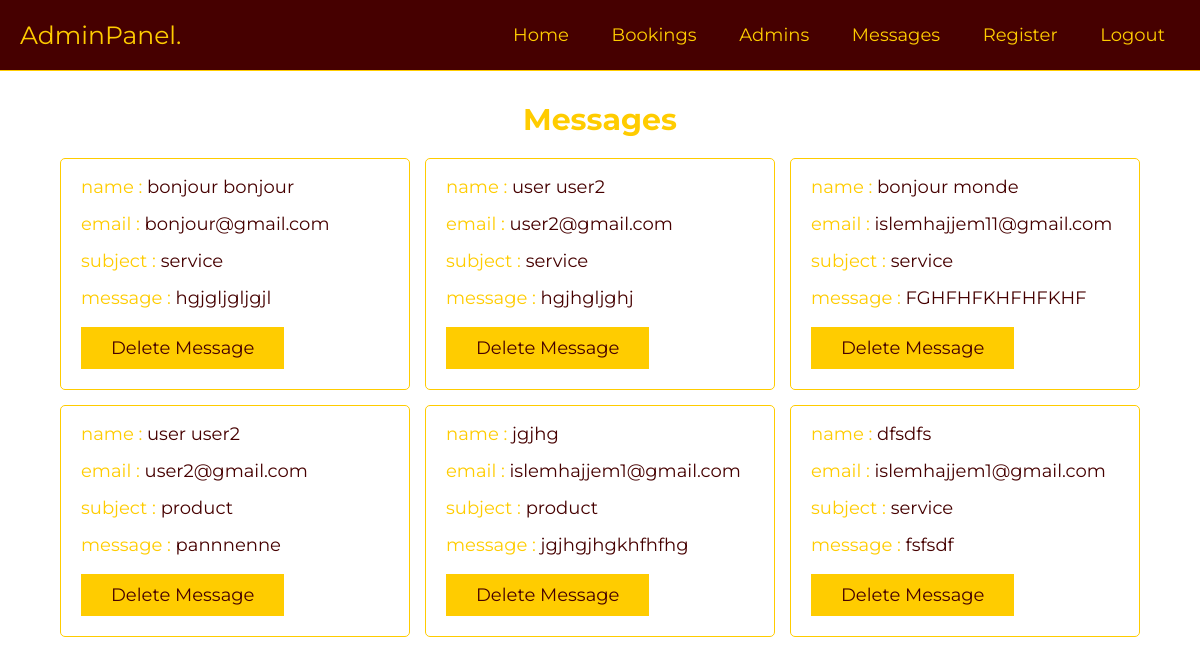
The page /messages.php (signed in) on the database its author committed.
### tables this page shows
CREATE TABLE IF NOT EXISTS `message` (
  `id_message` int NOT NULL AUTO_INCREMENT,
  `nom` varchar(100) NOT NULL,
  `email` varchar(100) NOT NULL,
  `subject` varchar(100) NOT NULL,
  `message` text NOT NULL,
  PRIMARY KEY (`id_message`)
);

### messages.php (the view, shortened to what this page needs)
<?php
include '../components/connect.php';
?>
<!DOCTYPE html>
<html lang="en">
<head>
   <link rel="stylesheet" href="https://cdnjs.cloudflare.com/ajax/libs/font-awesome/6.2.0/css/all.min.css">
   <link rel="stylesheet" href="../css/admin_style.css">
</head>
<body>
<?php include '../components/admin_header.php'; ?>
<section class="grid">
   <h1 class="heading">messages</h1>
   <div class="box-container">
   <?php
      $select_messages = $conn->prepare("SELECT * FROM `message`");
      $select_messages->execute();
      if($select_messages->rowCount() > 0){
         while($fetch_messages = $select_messages->fetch(PDO::FETCH_ASSOC)){
   ?>
   <div class="box">
      <p>name : <span><?= $fetch_messages['nom']; ?></span></p>
      <p>email : <span><?= $fetch_messages['email']; ?></span></p>
      <p>subject : <span><?= $fetch_messages['subject']; ?></span></p>
      <p>message : <span><?= $fetch_messages['message']; ?></span></p>
      <form action="" method="POST">
         <input type="submit" value="delete message" onclick="return confirm('delete this message?');" name="delete" class="btn">
      </form>
   </div>
   <?php
      }
      }
   ?>
   </div>
</section>
</body>
</html>

### admin_style.css (style rules this page uses)
:root { --white:#460000; --sub-color:#ffcc00; --main-color:#810000; --border:.1rem solid var(--sub-color); }
* { font-family: 'Montserrat', sans-serif; margin: 0; padding: 0; box-sizing: border-box; outline: none; border: none; text-decoration: none; }
html { font-size: 62.5%; overflow-x: hidden; scroll-behavior: smooth; scroll-padding-top: 2rem; }
section { padding: 3rem 2rem; max-width: 1200px; margin: 0 auto; }
.heading { margin-bottom: 2rem; text-align: center; text-transform: capitalize; color: var(--sub-color); font-size: 3rem; }
.btn { display: inline-block; cursor: pointer; padding: 1rem 3rem; font-size: 1.8rem; color: var(--white); text-align: center; text-transform: capitalize; transition: .2s linear; margin-top: 1rem; background-color: var(--sub-color); }
.grid .box-container { display: grid; grid-template-columns: repeat(auto-fit, 35rem); align-items: flex-start; justify-content: center; gap: 1.5rem; }
.grid .box-container .box { border-radius: .5rem; padding: 2rem; padding-top: 1rem; border: var(--border); overflow-x: hidden; }
.grid .box-container .box p { line-height: 1.5; padding: .5rem 0; font-size: 1.8rem; color: var(--sub-color); white-space: pre-line; text-overflow: ellipsis; overflow-x: hidden; }
.grid .box-container .box p span { color: var(--white); }

### rows shown on the page
message: nom "bonjour bonjour", email "bonjour@gmail.com", subject "service", message "hgjgljgljgjl"
message: nom "user user2", email "user2@gmail.com", subject "service", message "hgjhgljghj"
message: nom "bonjour monde", email "islemhajjem11@gmail.com", subject "service", message "FGHFHFKHFHFKHF"
message: nom "user user2", email "user2@gmail.com", subject "product", message "pannnenne"
message: nom "jgjhg", email "islemhajjem1@gmail.com", subject "product", message "jgjhgjhgkhfhfhg"
message: nom "dfsdfs", email "islemhajjem1@gmail.com", subject "service", message "fsfsdf"
